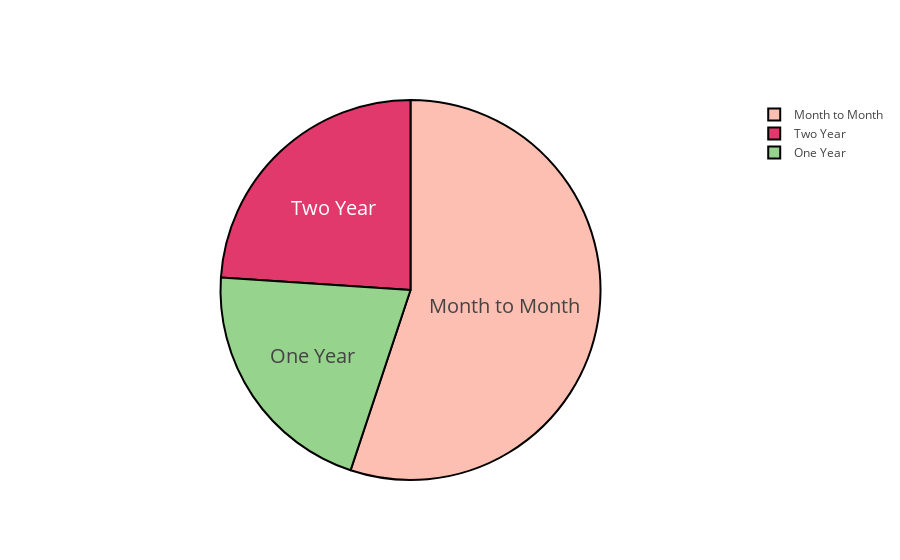

Write notebook code for a chart like this one.
### Code cell
labels = ['Month to Month','Two Year','One Year']
values = [month,two_year,one_year]
colors = ['#FEBFB3', '#E1396C', '#96D38C', '#D0F9B1']

trace = go.Pie(labels=labels, values=values,
               hoverinfo='percent', textinfo='label', 
               textfont=dict(size=20),
               marker=dict(colors=colors, 
                           line=dict(color='#000000', width=2)))

py.iplot([trace], filename='styled_pie_chart')

### Figure 1 — Plotly figure (JSON) as saved in the notebook; plotly's stock layout.template omitted (floating-point values rounded to 4 significant figures)
{"data": [{"hoverinfo": "percent", "labels": ["Month to Month", "Two Year", "One Year"], "marker": {"colors": ["#FEBFB3", "#E1396C", "#96D38C", "#D0F9B1"], "line": {"color": "#000000", "width": 2}}, "textfont": {"size": 20}, "textinfo": "label", "type": "pie", "uid": "22523aaa-95c3-4df0-833e-422fc16043a9", "values": [55.11, 23.96, 20.93]}], "layout": {}}
